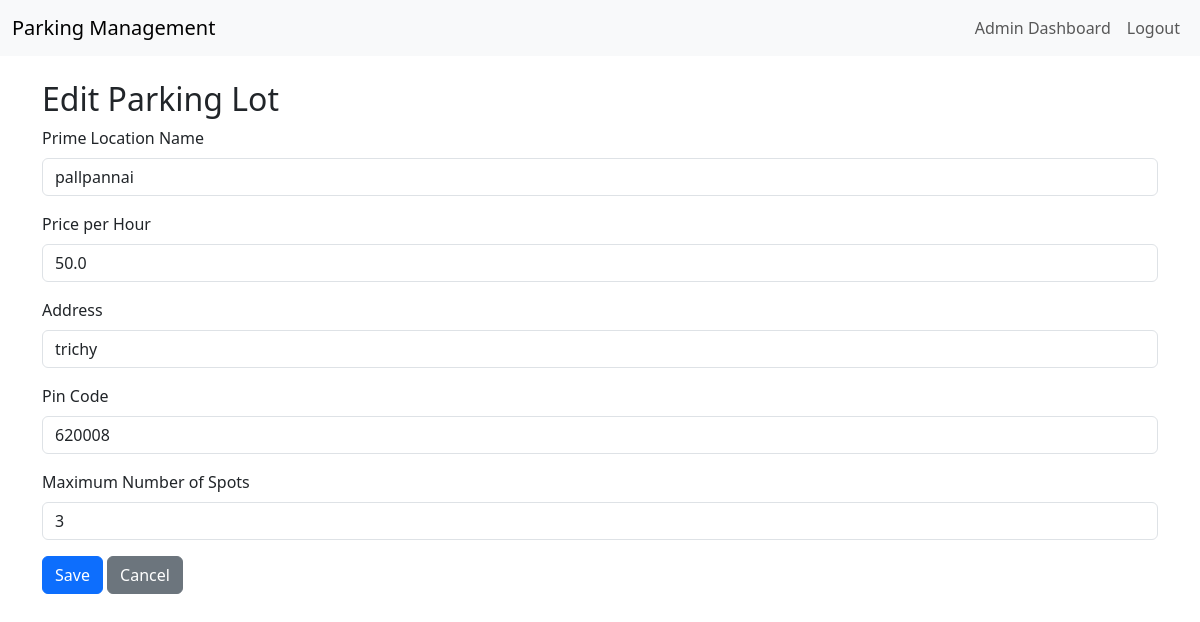
The app's page /admin/edit_lot/2 (signed in) with its own data.
### models.py (models this page shows)
class ParkingLot(db.Model):
    id = db.Column(db.Integer, primary_key=True)
    prime_location_name = db.Column(db.String(100), nullable=False)
    price = db.Column(db.Float, nullable=False)
    address = db.Column(db.String(200), nullable=False)
    pin_code = db.Column(db.String(10), nullable=False)
    maximum_number_of_spots = db.Column(db.Integer, nullable=False)

### app.py (the view, shortened to what this page needs)
@app.route('/admin/edit_lot/<int:lot_id>', methods=['GET', 'POST'])
def edit_lot(lot_id):
    user = get_current_user()
    if not user or user.role != 'admin':
        return redirect(url_for('login'))
    lot = ParkingLot.query.get_or_404(lot_id)
    return render_template('edit_lot.html', lot=lot)

### app.py (called while the page is built)
def get_current_user():
    if 'user_id' in session:
        user = User.query.get(session['user_id'])
        print(f"Current user: {user.username if user else 'None'}")
        return user
    print("No user_id in session")
    return None

@app.context_processor
def utility_processor():
    return dict(get_current_user=get_current_user)

### templates/edit_lot.html
{% extends "base.html" %}
{% block content %}
<h2>Edit Parking Lot</h2>
<form method="POST" action="{{ url_for('edit_lot', lot_id=lot.id) }}">
    <div class="mb-3">
        <label for="name" class="form-label">Prime Location Name</label>
        <input type="text" class="form-control" id="name" name="name" value="{{ lot.prime_location_name }}" required>
    </div>
    <div class="mb-3">
        <label for="price" class="form-label">Price per Hour</label>
        <input type="number" step="0.01" class="form-control" id="price" name="price" value="{{ lot.price }}" required>
    </div>
    <div class="mb-3">
        <label for="address" class="form-label">Address</label>
        <input type="text" class="form-control" id="address" name="address" value="{{ lot.address }}" required>
    </div>
    <div class="mb-3">
        <label for="pincode" class="form-label">Pin Code</label>
        <input type="text" class="form-control" id="pincode" name="pincode" value="{{ lot.pin_code }}" required>
    </div>
    <div class="mb-3">
        <label for="max_spots" class="form-label">Maximum Number of Spots</label>
        <input type="number" class="form-control" id="max_spots" name="max_spots" value="{{ lot.maximum_number_of_spots }}" required>
    </div>
    <button type="submit" class="btn btn-primary">Save</button>
    <a href="{{ url_for('admin_dashboard') }}" class="btn btn-secondary">Cancel</a>
</form>
{% endblock %}

### records on screen
ParkingLot: name "pallpannai", price "50.0", address "trichy", pincode "620008", max_spots "3"
